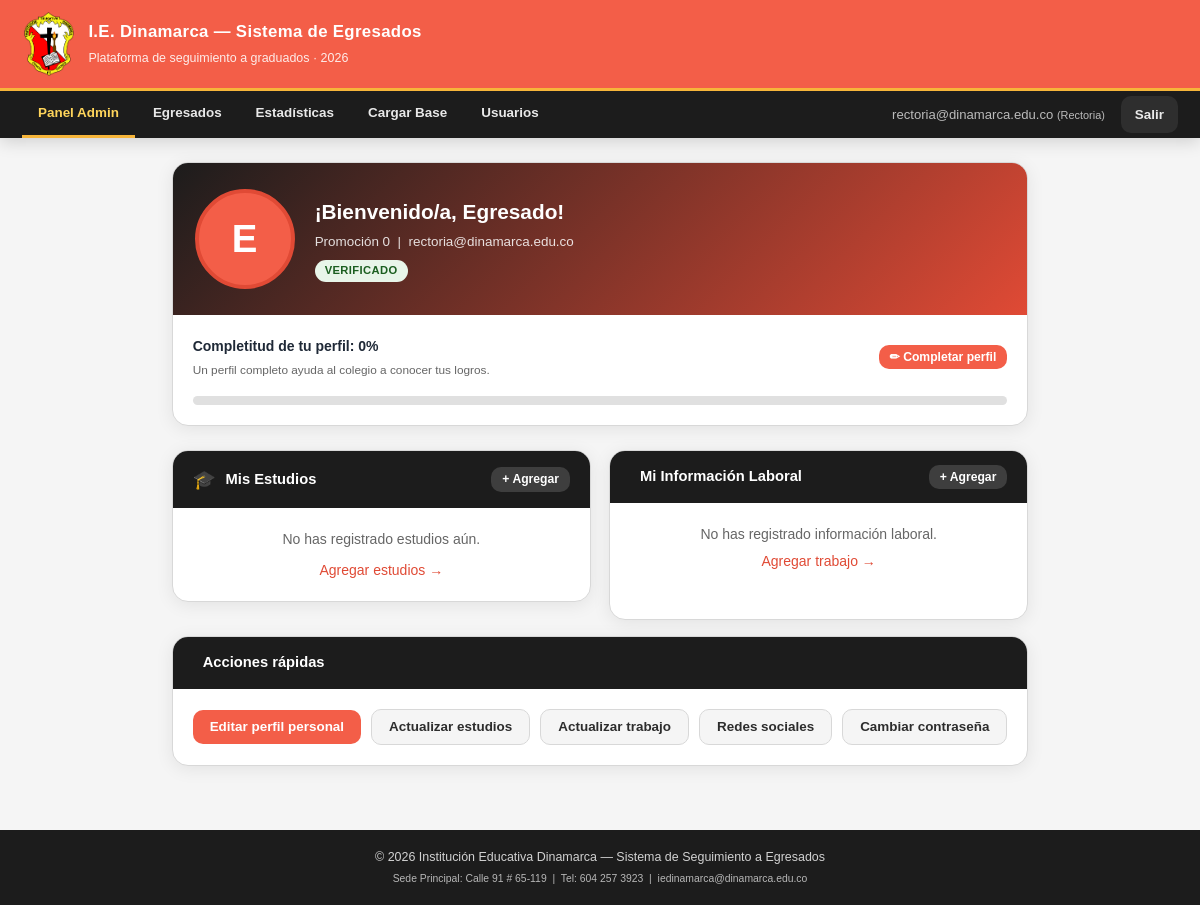
Page /dashboard.php (signed in) on the committed database.
### tables this page shows
CREATE TABLE perfiles (
  id               INT AUTO_INCREMENT PRIMARY KEY,
  usuario_id       INT NOT NULL UNIQUE,
  foto             VARCHAR(255) DEFAULT NULL,
  tipo_documento   ENUM('CC','TI','CE','PA','NIT') DEFAULT 'CC',
  genero           ENUM('Masculino','Femenino','Otro','Prefiero no decir') DEFAULT NULL,
  telefono         VARCHAR(20)  DEFAULT NULL,
  ciudad           VARCHAR(100) DEFAULT NULL,
  pais_nacimiento  VARCHAR(100) DEFAULT 'Colombia',
  direccion        VARCHAR(250) DEFAULT NULL,
  logros           TEXT         DEFAULT NULL,
  updated_at       TIMESTAMP DEFAULT CURRENT_TIMESTAMP ON UPDATE CURRENT_TIMESTAMP,
  FOREIGN KEY (usuario_id) REFERENCES usuarios(id) ON DELETE CASCADE
);

CREATE TABLE usuarios (
  id          INT AUTO_INCREMENT PRIMARY KEY,
  documento   VARCHAR(20)  NOT NULL UNIQUE,
  email       VARCHAR(150) NOT NULL UNIQUE,
  password    VARCHAR(255) NOT NULL,
  rol         ENUM('egresado','comite','rectoria') NOT NULL DEFAULT 'egresado',
  estado      ENUM('pendiente','verificado','destacado','inactivo') NOT NULL DEFAULT 'pendiente',
  created_at  TIMESTAMP DEFAULT CURRENT_TIMESTAMP,
  last_login  TIMESTAMP NULL,
  token_reset VARCHAR(100) NULL,
  token_exp   TIMESTAMP NULL
);

### config/funciones.php (called while the page is built, shortened)
<?php
function limpiar(string $valor): string {
    return htmlspecialchars(trim($valor), ENT_QUOTES, 'UTF-8');
}
function usuarioActual(): array {
    $db = getDB();
    $stmt = $db->prepare("
        SELECT u.*, p.foto, p.genero, p.telefono, p.ciudad,
               eb.nombres, eb.apellidos, eb.anno_graduacion
        FROM usuarios u
        LEFT JOIN perfiles p ON p.usuario_id = u.id
        LEFT JOIN egresados_base eb ON eb.documento = u.documento
        WHERE u.id = ?
    ");
    $stmt->execute([$_SESSION['usuario_id']]);
    return $stmt->fetch() ?: [];
}

### dashboard.php (the view, shortened to what this page needs)
<?php
require_once BASE_DIR . 'config/funciones.php';
$db  = getDB();
$uid = (int)$_SESSION['usuario_id'];
$stmt = $db->prepare("
    SELECT u.*, u.estado,
           p.foto, p.genero, p.telefono, p.ciudad, p.logros,
           eb.nombres, eb.apellidos, eb.anno_graduacion, eb.fecha_nacimiento
    FROM usuarios u
    LEFT JOIN perfiles p       ON p.usuario_id = u.id
    LEFT JOIN egresados_base eb ON eb.documento = u.documento
    WHERE u.id = ?
");
$stmt->execute([$uid]);
$user = $stmt->fetch();
$estudios = $db->prepare("SELECT * FROM estudios WHERE usuario_id = ? ORDER BY anno_inicio DESC LIMIT 3");
$estudios->execute([$uid]); $estudios = $estudios->fetchAll();
$trabajos = $db->prepare("SELECT * FROM trabajos WHERE usuario_id = ? ORDER BY actualmente DESC, anno_inicio DESC LIMIT 3");
$trabajos->execute([$uid]); $trabajos = $trabajos->fetchAll();
$llenos = 0;
$pct = round(($llenos / 6) * 100);
$nav_activo    = 'inicio';
require_once BASE_DIR . 'includes/header.php';
?>
<main class="eg-main ancho">
  <div class="card mb-3">
    <div class="perfil-cabecera">
      <?php if (!empty($user['foto'])): ?>
        <img src="<?= BASE_URL ?>uploads/fotos/<?= limpiar($user['foto']) ?>" alt="Foto" class="foto-perfil">
      <?php else: ?>
        <div class="foto-placeholder"><?= strtoupper(substr($user['nombres'] ?? 'E', 0, 1)) ?></div>
      <?php endif; ?>
      <div class="info-nombre">
        <h2>¡Bienvenido/a, <?= limpiar($user['nombres'] ?? 'Egresado') ?>!</h2>
        <p> Promoción <?= (int)$user['anno_graduacion'] ?> &nbsp;|&nbsp;  <?= limpiar($user['email']) ?></p>
        <span class="badge badge-<?= $user['estado'] ?>"><?= ucfirst($user['estado']) ?></span>
      </div>
    </div>
    <div class="card-body">
      <div class="flex-entre mb-2">
        <div>
          <strong>Completitud de tu perfil: <?= $pct ?>%</strong>
          <p class="form-ayuda">Un perfil completo ayuda al colegio a conocer tus logros.</p>
        </div>
        <a href="perfil.php" class="btn btn-sm">✏ Completar perfil</a>
      </div>
      <div class="barra-wrap">
      </div>
    </div>
  </div>
  <div class="grid-2">
    <div class="card">
      <div class="card-header">
        <span class="icono">🎓</span><h3>Mis Estudios</h3>
        <a href="perfil.php?tab=estudio" class="btn btn-sm ml-auto" style="background:rgba(255,255,255,.15)">+ Agregar</a>
      </div>
      <?php if (empty($estudios)): ?>
        <div class="card-body texto-center texto-muted">
          No has registrado estudios aún.<br>
          <a href="perfil.php?tab=estudio" class="mt-1 d-flex" style="display:inline-block">Agregar estudios →</a>
        </div>
      <?php endif; ?>
    </div>
    <div class="card">
      <div class="card-header">
        <span class="icono"></span><h3>Mi Información Laboral</h3>
        <a href="perfil.php?tab=trabajo" class="btn btn-sm ml-auto" style="background:rgba(255,255,255,.15)">+ Agregar</a>
      </div>
      <?php if (empty($trabajos)): ?>
        <div class="card-body texto-center texto-muted">
          No has registrado información laboral.<br>
          <a href="perfil.php?tab=trabajo" style="display:inline-block;margin-top:4px">Agregar trabajo →</a>
        </div>
      <?php endif; ?>
    </div>
  </div>
  <div class="card mt-2">
    <div class="card-header"><span class="icono"></span><h3>Acciones rápidas</h3></div>
    <div class="card-body acciones-rapidas">
      <a href="perfil.php"               class="btn"> Editar perfil personal</a>
      <a href="perfil.php?tab=estudio"   class="btn btn-secundario"> Actualizar estudios</a>
      <a href="perfil.php?tab=trabajo"   class="btn btn-secundario"> Actualizar trabajo</a>
      <a href="perfil.php?tab=redes"     class="btn btn-secundario"> Redes sociales</a>
      <a href="perfil.php?tab=password"  class="btn btn-secundario"> Cambiar contraseña</a>
    </div>
  </div>
</main>
<?php require_once BASE_DIR . 'includes/footer.php'; ?>

### includes/header.php (shortened to what this page needs)
<?php
$nav_activo    = $nav_activo    ?? '';
$usuario_actual = function_exists('usuarioActual') ? usuarioActual() : [];
$rol            = $usuario_actual['rol'] ?? '';
$nombres        = $usuario_actual['nombres'] ?? ($usuario_actual['email'] ?? '');
function navLink(string $href, string $label, string $activo, string $clave): string {
    $cls = ($activo === $clave) ? ' activo' : '';
    return '<a href="' . BASE_URL . $href . '" class="' . $cls . '">' . $label . '</a>';
}
?>
<!DOCTYPE html>
<html lang="es">
<head>
  <link rel="stylesheet" href="<?= BASE_URL ?>css/egresados.css">
</head>
<body>
<header class="eg-header">
  <div class="eg-header-top">
    <img src="<?= BASE_URL ?>imagenes/escudoAnimacion-unscreen.gif"
         alt="Escudo I.E. Dinamarca" class="logo"
         onerror="this.style.display='none'">
    <div class="titulo-bloque">
      <h1>I.E. Dinamarca — Sistema de Egresados</h1>
      <p>Plataforma de seguimiento a graduados · <?= date('Y') ?></p>
    </div>
  </div>
  <nav class="eg-nav">
    <?php if (!empty($usuario_actual)): ?>
      <?php if ($rol === 'egresado'): ?>
        <?= navLink('dashboard.php',        ' Inicio',      $nav_activo, 'inicio') ?>
        <?= navLink('perfil.php',           ' Mi Perfil',   $nav_activo, 'perfil') ?>
        <?= navLink('perfil.php?tab=estudio',' Estudios',   $nav_activo, 'estudios') ?>
        <?= navLink('perfil.php?tab=trabajo',' Trabajo',    $nav_activo, 'trabajo') ?>
      <?php elseif ($rol === 'comite'): ?>
        <?= navLink('comite/index.php',       ' Panel Comité',    $nav_activo, 'inicio') ?>
        <?= navLink('comite/egresados.php',   ' Egresados',       $nav_activo, 'egresados') ?>
        <?= navLink('comite/estadisticas.php',' Estadísticas',    $nav_activo, 'estadisticas') ?>
      <?php elseif ($rol === 'rectoria'): ?>
        <?= navLink('admin/index.php',        ' Panel Admin',     $nav_activo, 'inicio') ?>
        <?= navLink('admin/egresados.php',    ' Egresados',       $nav_activo, 'egresados') ?>
        <?= navLink('admin/estadisticas.php', ' Estadísticas',    $nav_activo, 'estadisticas') ?>
        <?= navLink('admin/cargar_base.php',  ' Cargar Base',     $nav_activo, 'cargar') ?>
        <?= navLink('admin/usuarios.php',     ' Usuarios',         $nav_activo, 'usuarios') ?>
      <?php endif; ?>
      <div class="nav-derecha">
        <span style="color:rgba(255,255,255,.7);font-size:.82rem;padding:8px 8px;">
           <?= htmlspecialchars($nombres) ?>
          <small>(<?= ucfirst($rol) ?>)</small>
        </span>
        <a href="<?= BASE_URL ?>logout.php"> Salir</a>
      </div>
    <?php else: ?>
      <a href="<?= BASE_URL ?>index.php">Iniciar sesión</a>
      <a href="<?= BASE_URL ?>registro.php">Registrarse</a>
    <?php endif; ?>
  </nav>
</header>

### rows in the picture
perfiles: usuario.email "rectoria@dinamarca.edu.co", usuario.rol "Rectoria", usuario.estado "VERIFICADO"

### other values in the picture
$label "Panel Admin Egresados Estadísticas Cargar Base Usuarios"
substr($user['nombres'] ?? 'E', 0, 1) "E"
limpiar($user['nombres'] ?? 'Egresado') "Egresado"
$user['anno_graduacion'] "0"
$pct "0"
